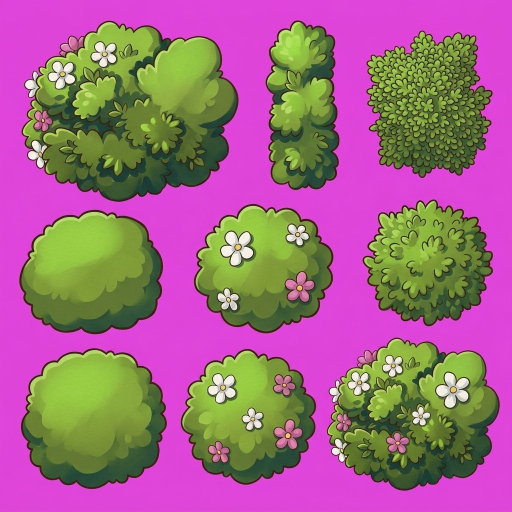
#> input picture assets/art-pack/_raw/hedge-sheet-01.jpg, 1024 x 1024 px (shown at 1/2 size)
$ python art-pack-cut.py ../assets/art-pack/_raw/hedge-sheet-01.jpg out ../assets/art-pack/_raw/hedge-sheet-01.jpg
#> lines starting #> are read from the running program, lines starting #| are printed output that depends on the picture; after the words box and inside, x2 and y2 are one past the last pixel; in counts of white or black regions, pixels touching at a corner belong together
"""Вырезает фон у картинок из генератора и режет лист на отдельные предметы.

Картинка (или лист) должна быть на однотонном фоне (мы просим #FF00FF).
Что делает скрипт:
  1. Находит фон: пиксели цвета фона, связанные с краем картинки, и крупные просветы
     внутри предмета (между стволом и кроной). Розовые цветы остаются целыми,
     хотя их цвет близок к фону.
  2. Чуть съедает край (--erode), чтобы убрать лиловую кайму от JPG.
  3. Если на листе несколько предметов, режет их на отдельные файлы.
  4. Уменьшает каждый предмет до --size пикселей по длинной стороне.

Пример:
  python scripts/art-pack-cut.py assets/art-pack/_raw/hedge-sheet-01.jpg \
      assets/art-pack/hedge hedge --keep 1,4,5,6,7,8,9 --size 256 \
      --preview docs/reference/progress/art-pack/hedge-contact.png

Нужны Python 3 и Pillow (pip install pillow). Только для разработки, в игру не входит.
"""
import argparse
import math
import os
import sys
from collections import deque

from PIL import Image, ImageChops, ImageDraw, ImageFilter


def parse_args():
    p = argparse.ArgumentParser(description=__doc__, formatter_class=argparse.RawDescriptionHelpFormatter)
    p.add_argument('src')
    p.add_argument('out_dir')
    p.add_argument('prefix')
    p.add_argument('--keep', default='', help='номера предметов через запятую (по порядку слева направо, сверху вниз); по умолчанию все')
    p.add_argument('--size', type=int, default=256, help='длинная сторона результата, px')
    p.add_argument('--erode', type=int, default=2, help='на сколько px съесть край (убирает лиловую кайму)')
    p.add_argument('--bg-tolerance', type=float, default=48.0, help='насколько цвет может отличаться от фона, чтобы считаться фоном')
    p.add_argument('--despill', action='store_true', help='убрать лиловую кайму у тонких предметов (лозы, трава, листья)')
    p.add_argument('--preview', default='', help='куда сохранить контактный лист (предметы на песке)')
    p.add_argument('--start', type=int, default=1, help='с какого номера называть файлы')
    return p.parse_args()


def find_background(px, w, h):
    pts = [(4, 4), (w - 5, 4), (4, h - 5), (w - 5, h - 5), (w // 2, 4), (4, h // 2), (w - 5, h // 2), (w // 2, h - 5)]
    samples = [px[p] for p in pts]
    return tuple(sorted(c[i] for c in samples)[len(samples) // 2] for i in range(3))


def cut_background(im, tol, erode, despill=False):
    """Возвращает RGBA-картинку: фон прозрачный, край без каймы."""
    w, h = im.size
    px = im.load()
    bg = find_background(px, w, h)

    def dist(c):
        return math.sqrt((c[0] - bg[0]) ** 2 + (c[1] - bg[1]) ** 2 + (c[2] - bg[2]) ** 2)

    is_bg = bytearray(w * h)
    seen = bytearray(w * h)
    dq = deque()
    border = [(x, y) for x in range(w) for y in (0, h - 1)] + [(x, y) for y in range(h) for x in (0, w - 1)]
    for x, y in border:
        i = y * w + x
        if not seen[i] and dist(px[x, y]) < tol:
            seen[i] = 1
            dq.append((x, y))
    while dq:
        x, y = dq.popleft()
        is_bg[y * w + x] = 1
        for nx, ny in ((x + 1, y), (x - 1, y), (x, y + 1), (x, y - 1)):
            if 0 <= nx < w and 0 <= ny < h:
                j = ny * w + nx
                if not seen[j] and dist(px[nx, ny]) < tol:
                    seen[j] = 1
                    dq.append((nx, ny))

    # Просветы внутри предмета (между стволом и кроной): фон, окружённый листвой.
    # Берём только крупные, чтобы не задеть светлые блики и цветы.
    POCKET_MIN = 40
    for y0 in range(h):
        for x0 in range(w):
            i0 = y0 * w + x0
            if seen[i0] or dist(px[x0, y0]) >= tol:
                continue
            seen[i0] = 1
            pocket = [(x0, y0)]
            k = 0
            while k < len(pocket):
                x, y = pocket[k]
                k += 1
                for nx, ny in ((x + 1, y), (x - 1, y), (x, y + 1), (x, y - 1)):
                    if 0 <= nx < w and 0 <= ny < h:
                        j = ny * w + nx
                        if not seen[j] and dist(px[nx, ny]) < tol:
                            seen[j] = 1
                            pocket.append((nx, ny))
            if len(pocket) >= POCKET_MIN:
                for x, y in pocket:
                    is_bg[y * w + x] = 1

    # Остатки фона в узких щелях: сочный пурпур, которого нет ни в листве, ни в коре.
    # Розовые цветы светлее (зелёного в них больше), поэтому под это правило не попадают.
    for y in range(h):
        for x in range(w):
            i = y * w + x
            if not is_bg[i]:
                r, g, b = px[x, y]
                if r > 140 and b > 120 and g < 0.5 * min(r, b):
                    is_bg[i] = 1

    bg_img = Image.frombytes('L', (w, h), bytes(v * 255 for v in is_bg))
    zone = bg_img.filter(ImageFilter.MaxFilter(5))  # пиксели в 2 px от фона
    zp, bp = zone.load(), bg_img.load()
    out = Image.new('RGBA', (w, h))
    po = out.load()
    for y in range(h):
        for x in range(w):
            if bp[x, y]:
                po[x, y] = (0, 0, 0, 0)
                continue
            r, g, b = px[x, y]
            if zp[x, y]:
                a = (dist((r, g, b)) - 20) / 40.0
                a = 0.0 if a < 0 else (1.0 if a > 1 else a)
                if a <= 0:
                    po[x, y] = (0, 0, 0, 0)
                    continue
                if a < 1.0:
                    r, g, b = (max(0, min(255, int(v))) for v in (
                        (r - (1 - a) * bg[0]) / a, (g - (1 - a) * bg[1]) / a, (b - (1 - a) * bg[2]) / a))
                po[x, y] = (r, g, b, int(a * 255))
            else:
                po[x, y] = (r, g, b, 255)

    if despill:
        # Возле фона (в 3 px) пиксели, в которых слишком много пурпура, убираем; слабый пурпур гасим.
        near = bg_img.filter(ImageFilter.MaxFilter(7)).load()
        for y in range(h):
            for x in range(w):
                if near[x, y]:
                    r, g, b, a = po[x, y]
                    if a == 0:
                        continue
                    m = min(r, b) - g
                    if m > 25:
                        po[x, y] = (r, g, b, 0)
                    elif m > 0:
                        po[x, y] = (max(0, r - m), g, max(0, b - m), a)

    if erode > 0:
        alpha = out.getchannel('A').filter(ImageFilter.MinFilter(erode * 2 + 1))
        out.putalpha(alpha)
    return out


def split_components(img, min_area=500):
    """Находит отдельные предметы. Возвращает список (метка, x1, y1, x2, y2) на уменьшенной сетке и саму сетку."""
    s = 4
    w, h = img.size
    solid = img.getchannel('A').point(lambda v: 255 if v > 30 else 0)
    small = solid.resize((w // s, h // s), Image.BILINEAR).point(lambda v: 255 if v > 60 else 0).filter(ImageFilter.MaxFilter(3))
    sw, sh = small.size
    sp = small.load()
    label = [[0] * sw for _ in range(sh)]
    comps = []
    n = 0
    for y0 in range(sh):
        for x0 in range(sw):
            if sp[x0, y0] and not label[y0][x0]:
                n += 1
                stack = [(x0, y0)]
                label[y0][x0] = n
                mnx = mxx = x0
                mny = mxy = y0
                area = 0
                while stack:
                    x, y = stack.pop()
                    area += 1
                    mnx, mxx, mny, mxy = min(mnx, x), max(mxx, x), min(mny, y), max(mxy, y)
                    for dx, dy in ((1, 0), (-1, 0), (0, 1), (0, -1)):
                        nx, ny = x + dx, y + dy
                        if 0 <= nx < sw and 0 <= ny < sh and sp[nx, ny] and not label[ny][nx]:
                            label[ny][nx] = n
                            stack.append((nx, ny))
                comps.append((n, area, mnx, mny, mxx, mxy))
    comps = [c for c in comps if c[1] > min_area]
    comps.sort(key=lambda c: (round(c[3] / 60), c[2]))  # порядок чтения
    return comps, label, (sw, sh)


def main():
    if hasattr(sys.stdout, 'reconfigure'):
        sys.stdout.reconfigure(encoding='utf-8')  # русский текст в консоли Windows
    args = parse_args()
    os.makedirs(args.out_dir, exist_ok=True)
    im = Image.open(args.src).convert('RGB')
#> im is the input picture: PIL image 1024x1024 RGB; mean R, G, B 160.9, 103, 132.6
    w, h = im.size
#> w = 1024; h = 1024
    cut = cut_background(im, args.bg_tolerance, args.erode, args.despill)
#> in cut_background, `bg = find_background(px, w, h)`: bg = (223, 69, 217)
#> the loop in cut_background, `while dq:` made 471062 passes
#> (x, y) on passes 1 to 3: (0, 0), (0, 1023), (1, 0)
#> in cut_background, `POCKET_MIN = 40`: POCKET_MIN = 40
#> in cut_background, `bg_img = Image.frombytes('L', (w, h), bytes(v * 255 for v in is_bg))`:
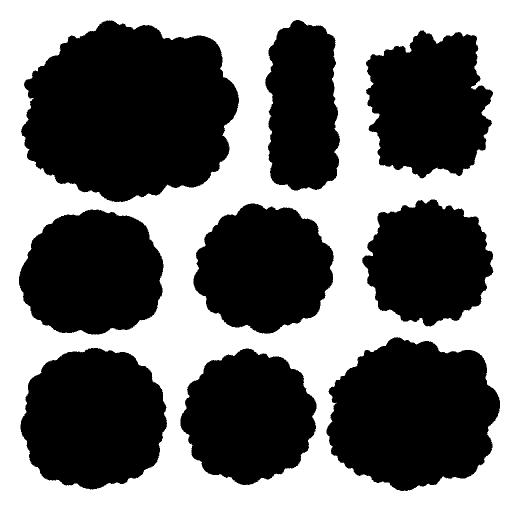
#> bg_img: PIL image 1024x1024 L (shown at 1/2 size); 45.1% white; 2 white regions (1 under 20 px), largest, box (x1, y1, x2, y2) and area: (0, 0, 1024, 1024) 472901
#> in cut_background, `zone = bg_img.filter(ImageFilter.MaxFilter(5))`: zone: PIL image 1024x1024 L; 47.4% white; 1 white region, box (x1, y1, x2, y2) and area: (0, 0, 1024, 1024) 497370
#> in cut_background, `out = Image.new('RGBA', (w, h))`: out: PIL image 1024x1024 RGBA; every value is 0
#> in cut_background, `out.putalpha(alpha)`:
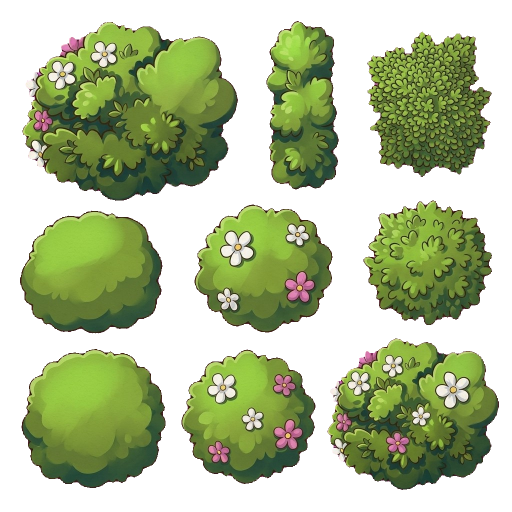
#> out: PIL image 1024x1024 RGBA (shown at 1/2 size); mean R, G, B, A 60.8, 71.8, 35, 134; transparent parts drawn white
    comps, label, (sw, sh) = split_components(cut)
#> in split_components, `small = solid.resize((w // s, h // s), Image.BILINEAR).point(lambda v:..`:
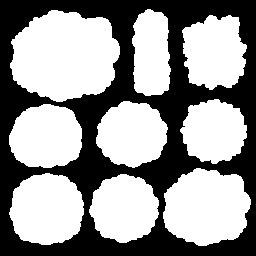
#> small: PIL image 256x256 L; 58.1% white; 1 black region, box (x1, y1, x2, y2) and area: (0, 0, 256, 256) 27456
#> comps = 9 items, first 6: (2, 7754, 10, 10, 119, 101), (1, 2806, 132, 9, 170, 95), (3, 3757, 182, 15, 246, 89), (6, 3761, 9, 104, 81, 167), (5, 3601, 96, 101, 167, 167), (4, 3232, 180, 99, 246, 163); label = 256 items; sw = 256; sh = 256
    keep = [int(v) for v in args.keep.split(',') if v.strip()] or list(range(1, len(comps) + 1))
#> keep = [1, 2, 3, 4, 5, 6, 7, 8, 9]
    print(f'найдено предметов: {len(comps)}, берём: {keep}')
#| найдено предметов: 9, берём: [1, 2, 3, 4, 5, 6, 7, 8, 9]

    files = []
    number = args.start
    for idx in keep:
        if idx < 1 or idx > len(comps):
            print(f'  пропуск {idx}: такого предмета нет')
            continue
        lab, _area, x1, y1, x2, y2 = comps[idx - 1]
        m = Image.new('L', (sw, sh), 0)
        mp = m.load()
        for y in range(y1, y2 + 1):
            for x in range(x1, x2 + 1):
                if label[y][x] == lab:
                    mp[x, y] = 255
        m = m.filter(ImageFilter.MaxFilter(5)).resize((w, h), Image.NEAREST)
        c = cut.copy()
        c.putalpha(ImageChops.multiply(c.getchannel('A'), m))
        bbox = c.getchannel('A').point(lambda v: 255 if v > 10 else 0).getbbox()
        c = c.crop(bbox)
        k = args.size / max(c.size)
        c = c.resize((max(1, round(c.width * k)), max(1, round(c.height * k))), Image.LANCZOS)
        path = os.path.join(args.out_dir, f'{args.prefix}-{number:02d}.png')
        c.save(path, optimize=True)
        files.append(path)
        print(f'  {path}  {c.size[0]}x{c.size[1]}  {os.path.getsize(path) // 1024} КБ')
        number += 1
#> this loop made 9 passes
#> (lab, x1, y1, x2, y2, bbox, k) on passes 1 to 9: (2, 10, 10, 119, 101, (45, 44, 476, 402), 0.594), (1, 132, 9, 170, 95, (533, 42, 678, 379), 0.76), (3, 182, 15, 246, 89, (734, 63, 984, 354), 0.88), (6, 9, 104, 81, 167, (40, 421, 325, 667), 0.898), (5, 96, 101, 167, 167, (389, 409, 665, 665), 0.928), (4, 180, 99, 246, 163, (727, 401, 984, 650), 0.996), (8, 9, 173, 83, 244, (43, 698, 331, 976), 0.889), (9, 89, 174, 158, 242, (363, 699, 631, 968), 0.952), (7, 163, 168, 250, 245, (655, 677, 998, 980), 0.746)
#|   out/../assets/art-pack/_raw/hedge-sheet-01.jpg-01.png  256x213  93 КБ
#|   out/../assets/art-pack/_raw/hedge-sheet-01.jpg-02.png  110x256  51 КБ
#|   out/../assets/art-pack/_raw/hedge-sheet-01.jpg-03.png  220x256  119 КБ
#|   out/../assets/art-pack/_raw/hedge-sheet-01.jpg-04.png  256x221  64 КБ
#|   out/../assets/art-pack/_raw/hedge-sheet-01.jpg-05.png  256x237  89 КБ
#|   out/../assets/art-pack/_raw/hedge-sheet-01.jpg-06.png  256x248  103 КБ
#|   out/../assets/art-pack/_raw/hedge-sheet-01.jpg-07.png  256x247  73 КБ
#|   out/../assets/art-pack/_raw/hedge-sheet-01.jpg-08.png  255x256  94 КБ
#> (further printed lines are left out)
#> pass 1, in main, `m = m.filter(ImageFilter.MaxFilter(5)).resize((w, h), Image.NEAREST)`:
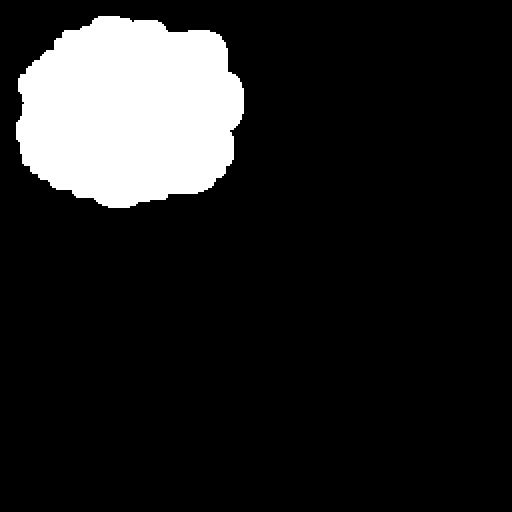
#> m: PIL image 1024x1024 L (shown at 1/2 size); 13.2% white; 1 white region, box (x1, y1, x2, y2) and area: (32, 32, 488, 416) 137952
#> pass 1, in main, `c = c.crop(bbox)`:
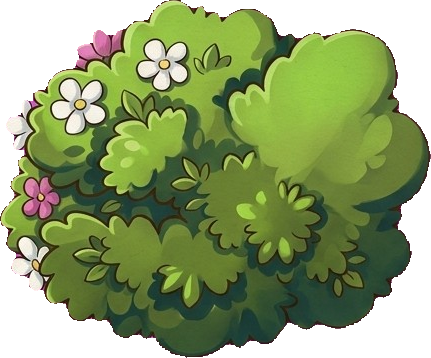
#> c: PIL image 431x358 RGBA; mean R, G, B, A 81.8, 97.4, 49.5, 190.1; transparent parts drawn white
#> pass 1, in main, `c = c.resize((max(1, round(c.width * k)), max(1, round(c.height * k)))..`:
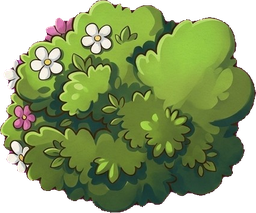
#> c: PIL image 256x213 RGBA; mean R, G, B, A 81.4, 97.9, 49, 190.1; transparent parts drawn white
#> after the loop:
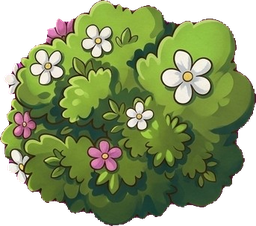
#> c: PIL image 256x226 RGBA; mean R, G, B, A 83.4, 96.8, 52.7, 189.2; transparent parts drawn white
#> after the loop, files = 9 items; number = 10

    if args.preview and files:
        cell = args.size + 40
        cols = 4
        rows = (len(files) + cols - 1) // cols
        sheet = Image.new('RGB', (cols * cell, rows * cell), (247, 220, 160))
        for i, f in enumerate(files):
            c = Image.open(f)
            sheet.paste(c, ((i % cols) * cell + (cell - c.width) // 2, (i // cols) * cell + (cell - c.height) // 2), c)
            ImageDraw.Draw(sheet).text(((i % cols) * cell + 6, (i // cols) * cell + 4), os.path.basename(f), fill=(60, 40, 30))
        os.makedirs(os.path.dirname(args.preview) or '.', exist_ok=True)
        sheet.save(args.preview)
        print('превью:', args.preview)


if __name__ == '__main__':
    main()

$ run again, with assets/art-pack/_raw/hedge-sheet-02.jpg copied over assets/art-pack/_raw/hedge-sheet-01.jpg
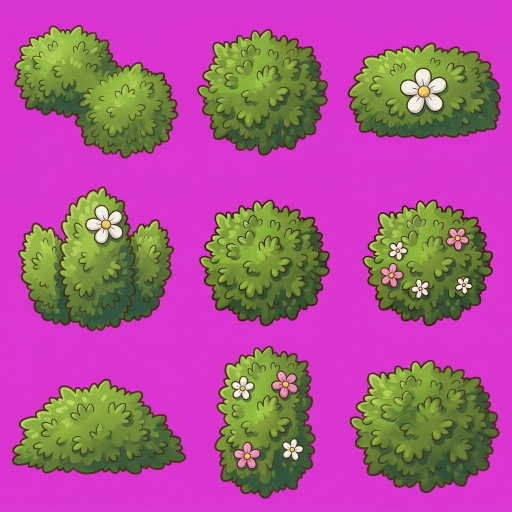
#> input picture assets/art-pack/_raw/hedge-sheet-02.jpg, 1024 x 1024 px (shown at 1/2 size)
#> in main, im is the input picture: PIL image 1024x1024 RGB; mean R, G, B 169.7, 85.7, 143.1
#> bg = (217, 54, 207)
#> the loop in cut_background, `while dq:` made 583275 passes
#> (x, y) on passes 1 to 3: (0, 0), (0, 1023), (1, 0)
#> POCKET_MIN = 40
#> in cut_background, `bg_img = Image.frombytes('L', (w, h), bytes(v * 255 for v in is_bg))`:
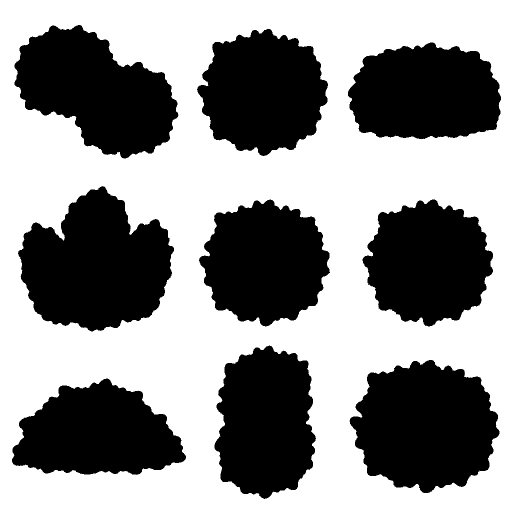
#> bg_img: PIL image 1024x1024 L (shown at 1/2 size); 56.2% white; 9 black regions, largest, box (x1, y1, x2, y2) and area: (36, 372, 348, 663) 61305, (699, 720, 999, 986) 58336, (29, 50, 357, 317) 53980
#> zone: PIL image 1024x1024 L; 58.4% white; 9 black regions, largest, box (x1, y1, x2, y2) and area: (39, 375, 346, 660) 58356, (702, 722, 997, 984) 55595, (31, 52, 354, 315) 51223
#> small: PIL image 256x256 L; 46.9% white; 9 white regions, largest, box (x1, y1, x2, y2) and area: (8, 93, 88, 166) 4091, (174, 179, 250, 247) 3882, (7, 12, 90, 80) 3614
#> in main, `comps, label, (sw, sh) = split_components(cut)`: comps = 9 items, first 6: (1, 3614, 7, 12, 89, 79), (2, 3220, 98, 14, 164, 78), (3, 3176, 173, 21, 250, 69), (4, 4091, 8, 93, 87, 165), (5, 3213, 99, 99, 165, 163), (6, 3216, 181, 99, 246, 163); label = 256 items; sw = 256
#> keep = [1, 2, 3, 4, 5, 6, 7, 8, 9]
#| найдено предметов: 9, берём: [1, 2, 3, 4, 5, 6, 7, 8, 9]
#> the loop in main, `for idx in keep:` made 9 passes
#> (lab, x1, y1, x2, y2, bbox, k) on passes 1 to 8: (1, 7, 12, 89, 79, (31, 52, 354, 315), 0.793), (2, 98, 14, 164, 78, (397, 60, 654, 309), 0.996), (3, 173, 21, 250, 69, (698, 87, 1000, 276), 0.848), (4, 8, 93, 87, 165, (39, 375, 346, 660), 0.834), (5, 99, 99, 165, 163, (401, 402, 657, 650), 1), (6, 181, 99, 246, 163, (728, 401, 984, 650), 1), (9, 5, 189, 93, 237, (26, 760, 370, 947), 0.744), (7, 107, 172, 158, 249, (431, 694, 629, 995), 0.85)
#> (printed output is left out)
#> after the loop in main, `for idx in keep:`:
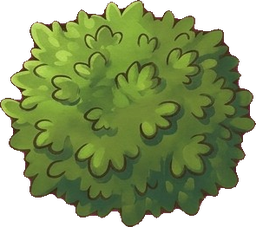
#> c: PIL image 256x227 RGBA; mean R, G, B, A 71.7, 87.5, 38.8, 183.4; transparent parts drawn white
#> after the loop in main, `for idx in keep:`: files = 9 items; number = 10
